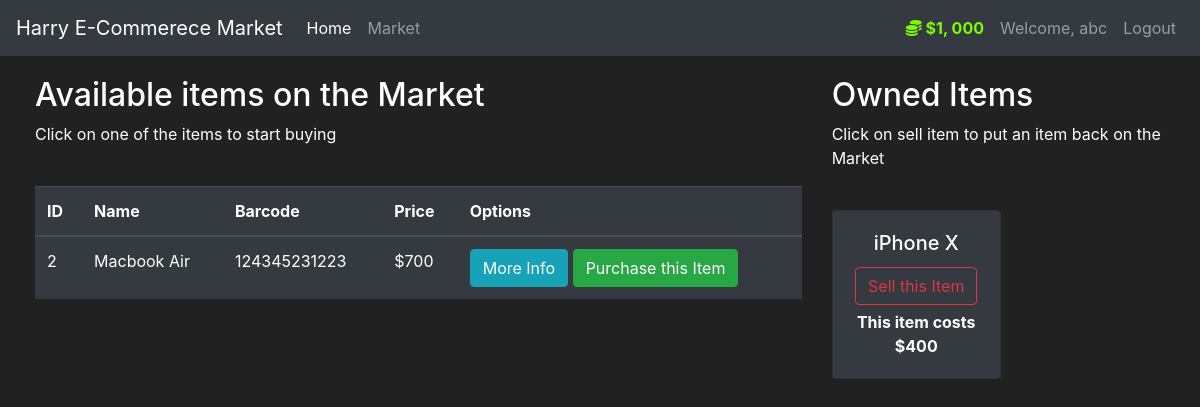
The page /market (signed in) on the database as committed earlier.
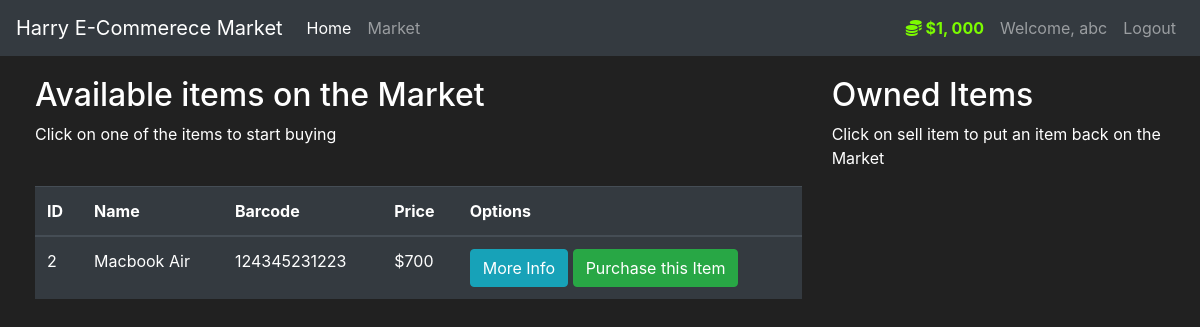
The same page on the database as committed later.
### market/models.py (models this page shows, shortened)
class Item(db.Model):
    id = db.Column(db.Integer(), primary_key=True)
    name = db.Column(db.String(length=30), nullable=False, unique=True)
    price = db.Column(db.Integer(), nullable=False)
    barcode = db.Column(db.String(length=12), nullable=False, unique=True)
    description = db.Column(db.String(length=1024), nullable=False, unique=True)
    owner = db.Column(db.Integer(), db.ForeignKey('user.id'))

### market/routes.py (the view, shortened to what this page needs)
@app.route('/market', methods=['GET', 'POST'])
@login_required
def market_page():
    purchase_form = PurchaseItemForm()
    selling_form = SellItemForm()
    if request.method == "GET":
        items = Item.query.filter_by(owner=None)
        owned_items = Item.query.filter_by(owner=current_user.id)
        return render_template('market.html', items=items, purchase_form=purchase_form, owned_items=owned_items,  selling_form=selling_form)

### market/models.py (called while the page is built)
@login_manager.user_loader
def load_user(user_id):
    return User.query.get(int(user_id))

    @property
    def prettier_budget(self):
        if len(str(self.budget)) >= 4:
            return f'${str(self.budget)[:-3]}, {str(self.budget)[-3:]}'
        else:
            return f'${self.budget}'

### market/templates/market.html (shortened to what this page needs)
{% extends 'base.html' %}
{% block content %}
<div class="row" style="margin-top:20px; margin-left:20px">
   <div class="col-8">
       <h2>Available items on the Market</h2>
       <p>Click on one of the items to start buying</p>
       <br>
      <table class="table table-hover table-dark">
         <thead>
            <tr>
               <th scope="col">ID</th>
               <th scope="col">Name</th>
               <th scope="col">Barcode</th>
               <th scope="col">Price</th>
               <th scope="col">Options</th>
            </tr>
         </thead>
         <tbody>
            {% for item in items %}
            <tr>
               <td>{{ item.id }}</td>
               <td>{{ item.name }}</td>
               <td>{{ item.barcode }}</td>
               <td>${{ item.price }}</td>
               <td>
                  <button class="btn btn-outline btn-info" data-toggle="modal" data-target="#Modal-MoreInfo-{{ item.id }}">More Info</button>
                  <button class="btn btn-outline btn-success" data-toggle="modal" data-target="#Modal-PurchaseConfirm-{{ item.id }}">Purchase this Item</button>
               </td>
            </tr>
            {% endfor %}
         </tbody>
      </table>
   </div>
   <div class="col-4">
        <h2>Owned Items</h2>
        <p>Click on sell item to put an item back on the Market</p>
        <br>
        <div class="row">
           {% for owned_item in owned_items %}
             <div class="col-md-6">
                 <div style="margin-bottom: 5px" class="card text-center bg-dark">
                      <div class="card-body">
                          <h5 class="card-title">{{ owned_item.name }}</h5>
                          <button type="button" class="btn btn-outline-danger" style="margin-bottom: 5px"
                                  data-toggle="modal" data-target="#Modal-SellingConfirm-{{ owned_item.id }}">
                              Sell this Item
                          </button>
                          <p class="card-text"><strong>
                              This item costs ${{ owned_item.price }}
                          </strong></p>
                      </div>
                  </div>
             </div>
           {% endfor %}
        </div>
   </div>
</div>
{% endblock %}

Rows that differ between the two databases and show on the page:
no longer on this page (row edited): Item: name "iPhone X", price "400", shown under "Owned Items"
